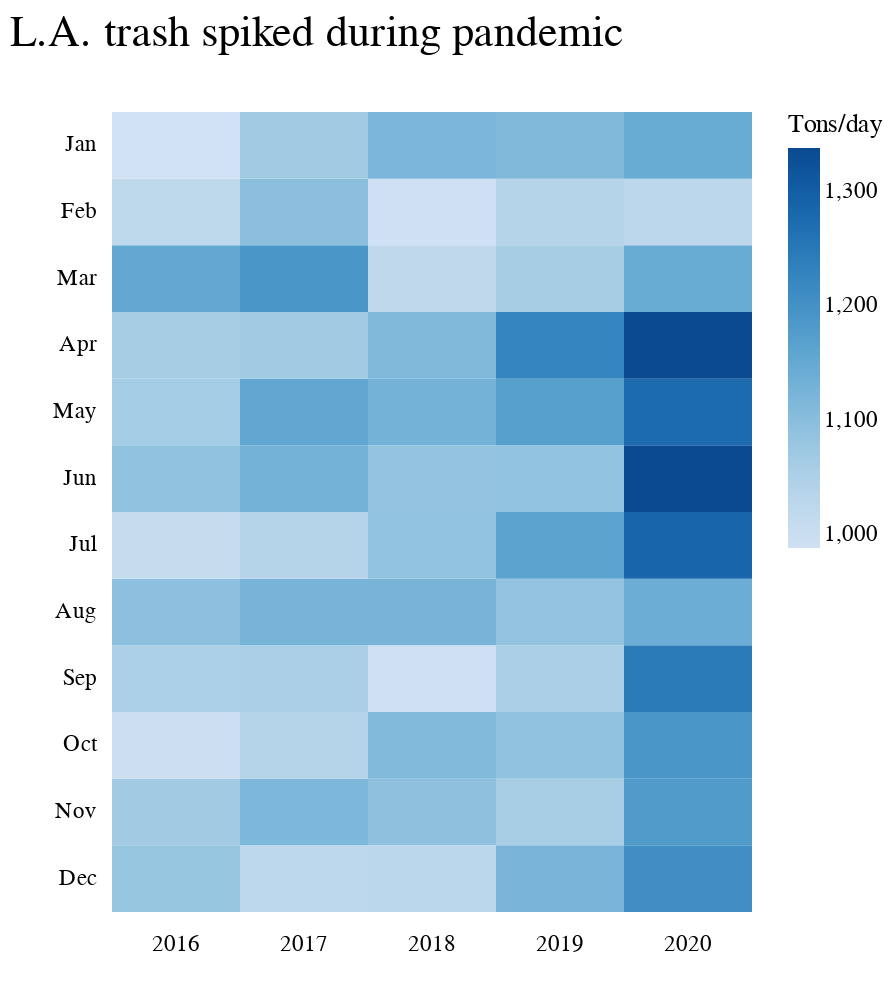

Source (notebook cell):
### Code cell
alt.Chart(month_grp, title="L.A. trash spiked during pandemic").mark_rect().encode(
    x=alt.X(
        "year(month_year):O",
        axis=alt.Axis(
            tickCount=4, gridColor="#dddddd", offset=6, tickSize=0, domainOpacity=0
        ),
        title=" ",
    ),
    y=alt.Y(
        "month(month_year):O",
        title=" ",
        axis=alt.Axis(
            tickCount=4, gridColor="#dddddd", offset=6, tickSize=0, domainOpacity=0
        ),
    ),
    color=alt.Color(
        "mean(tons_per_day):Q", scale=alt.Scale(scheme="blues"), title="Tons/day"
    ),
).properties(width=320, height=400).configure_view(strokeOpacity=0)

### Figure 1 — Vega-Lite specification as saved in the notebook (floating-point values rounded to 4 significant figures; data arrays with more than 128 entries replaced by an {"elided": "..."} marker saying what was removed)
{"config": {"view": {"width": 800, "height": 450, "strokeOpacity": 0}, "background": "#ffffff", "title": {"anchor": "start", "font": "Benton Gothic Bold, sans", "fontColor": "#000000", "fontSize": 22, "fontWeight": "normal"}, "arc": {"fill": "#82c6df"}, "area": {"fill": "#82c6df"}, "line": {"stroke": "#82c6df", "strokeWidth": 3}, "path": {"stroke": "#82c6df"}, "rect": {"fill": "#82c6df"}, "shape": {"stroke": "#82c6df"}, "bar": {"fill": "#82c6df"}, "point": {"stroke": "#82c6df"}, "symbol": {"fill": "#82c6df", "size": 30}, "axis": {"titleFont": "Benton Gothic Bold, sans", "titleFontSize": 13, "titleFontWeight": "normal", "labelFont": "Benton Gothic, sans", "labelFontSize": 11.5, "labelFontWeight": "normal"}, "axisX": {"labelAngle": 0, "labelPadding": 4, "tickSize": 3}, "axisY": {"labelBaseline": "middle", "maxExtent": 45, "minExtent": 45, "tickSize": 2, "titleAlign": "left", "titleAngle": 0, "titleX": -45, "titleY": -11}, "legend": {"titleFont": "Benton Gothic Bold, sans", "titleFontSize": 13, "titleFontWeight": "normal", "symbolType": "square", "labelFont": "Benton Gothic, sans", "labelFontSize": 11.5}, "range": {"category": ["#3580b1", "#ec8431", "#ab7fb4", "#c89d29", "#adc839", "#829eb1"], "diverging": ["#e68a4f", "#f4bb6a", "#f9e39c", "#dadfe2", "#a6b7c6", "#849eae"], "heatmap": ["#fbf2c7", "#f9e39c", "#f8d36e", "#f4bb6a", "#e68a4f", "#d15a40", "#ab4232"], "ordinal": ["#fbf2c7", "#f9e39c", "#f8d36e", "#f4bb6a", "#e68a4f", "#d15a40", "#ab4232"], "ramp": ["#fbf2c7", "#f9e39c", "#f8d36e", "#f4bb6a", "#e68a4f", "#d15a40", "#ab4232"]}}, "data": {"name": "data-0c0dc034bdf2019349dfae6ebd5b8999"}, "mark": "rect", "encoding": {"color": {"type": "quantitative", "aggregate": "mean", "field": "tons_per_day", "scale": {"scheme": "blues"}, "title": "Tons/day"}, "x": {"type": "ordinal", "axis": {"domainOpacity": 0, "gridColor": "#dddddd", "offset": 6, "tickCount": 4, "tickSize": 0}, "field": "month_year", "timeUnit": "year", "title": " "}, "y": {"type": "ordinal", "axis": {"domainOpacity": 0, "gridColor": "#dddddd", "offset": 6, "tickCount": 4, "tickSize": 0}, "field": "month_year", "timeUnit": "month", "title": " "}}, "height": 400, "title": "L.A. trash spiked during pandemic", "width": 320, "$schema": "https://vega.github.io/schema/vega-lite/v4.8.1.json", "datasets": {"data-0c0dc034bdf2019349dfae6ebd5b8999": {"elided": "240 records"}}}
